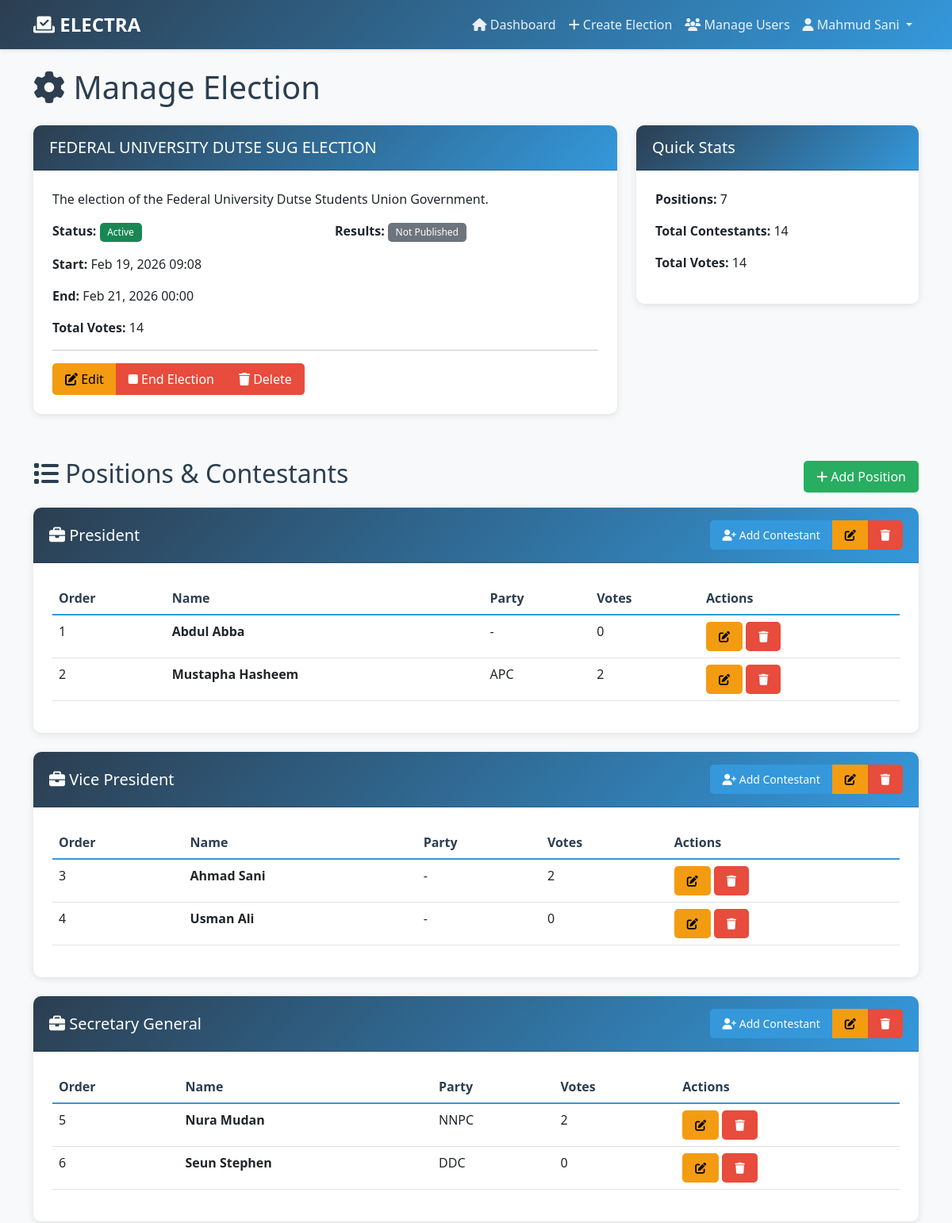
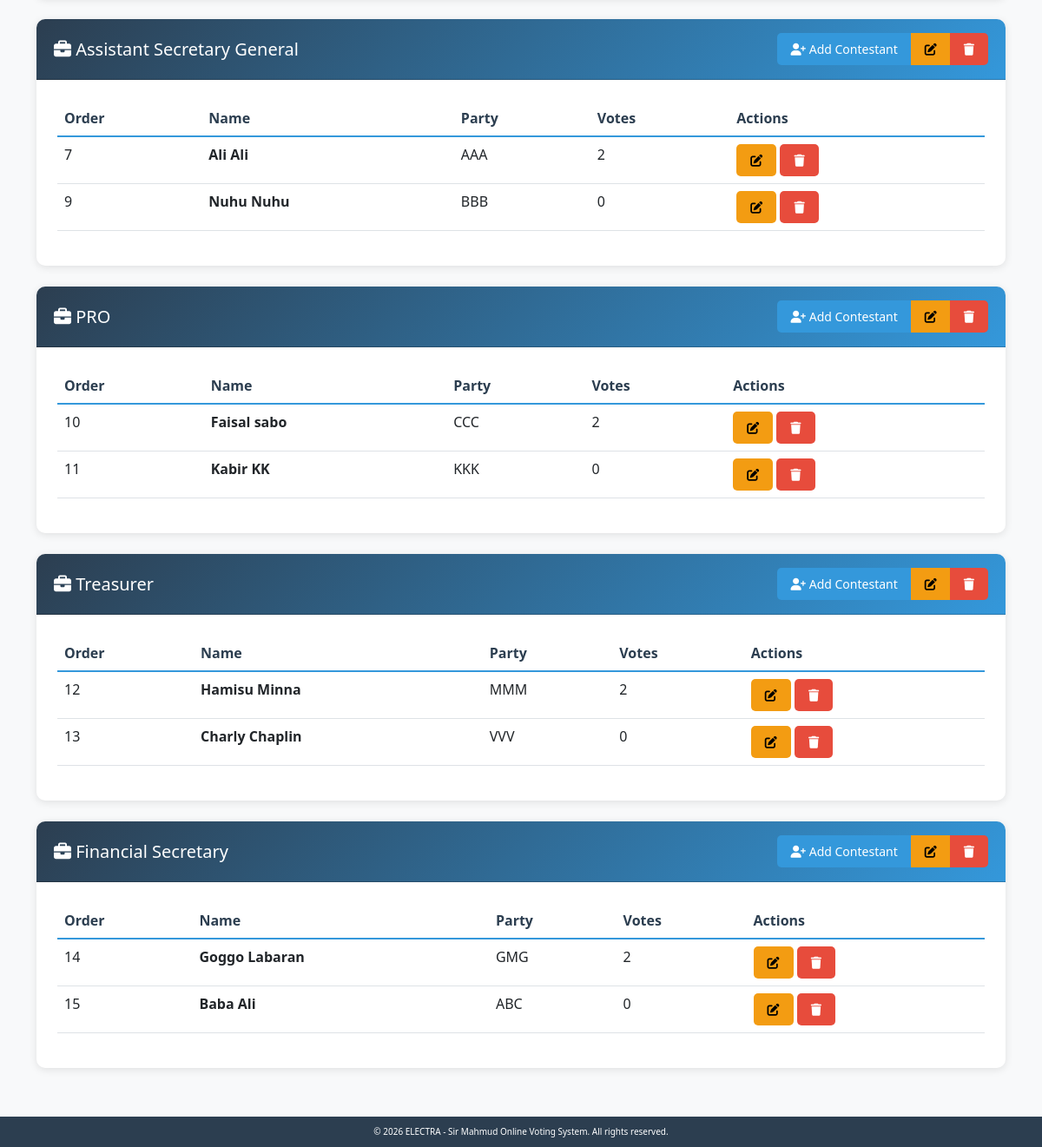
The app's page /elections/4/ (signed in) with its own data (2 pictures, top to bottom).
### accounts/models.py (models this page shows, shortened)
class User(AbstractBaseUser, PermissionsMixin):
    ROLE_CHOICES = [
        ('voter', 'Voter'),
        ('admin', 'Admin'),
        ('super_admin', 'Super Admin'),
    ]
    email = models.EmailField(unique=True, max_length=255)
    voter_id = models.CharField(max_length=50, unique=True, db_index=True)
    first_name = models.CharField(max_length=100)
    last_name = models.CharField(max_length=100)
    role = models.CharField(max_length=20, choices=ROLE_CHOICES, default='voter')
    is_active = models.BooleanField(default=True)
    is_staff = models.BooleanField(default=False)
    date_joined = models.DateTimeField(auto_now_add=True)
    objects = UserManager()
    USERNAME_FIELD = 'email'
    REQUIRED_FIELDS = ['voter_id', 'first_name', 'last_name']
    class Meta:
        verbose_name = 'User'
        verbose_name_plural = 'Users'
        ordering = ['-date_joined']
    def get_full_name(self):
        return f"{self.first_name} {self.last_name}"
    def is_super_admin(self):
        return self.role == 'super_admin'

### elections/models.py (models this page shows, shortened)
class Election(models.Model):
    visible_to_voters = models.BooleanField(default=False)
    STATUS_CHOICES = [
        ('upcoming', 'Upcoming'),
        ('active', 'Active'),
        ('ended', 'Ended'),
    ]
    title = models.CharField(max_length=200)
    description = models.TextField()
    start_date = models.DateTimeField()
    end_date = models.DateTimeField()
    status = models.CharField(
        max_length=20,
        choices=STATUS_CHOICES,
        default='upcoming'
    )
    results_published = models.BooleanField(default=False)
    created_by = models.ForeignKey(
        User,
        on_delete=models.SET_NULL,
        null=True,
        related_name='created_elections'
    )
    created_at = models.DateTimeField(auto_now_add=True)
    updated_at = models.DateTimeField(auto_now=True)
    class Meta:
        verbose_name = 'Election'
        verbose_name_plural = 'Elections'
        ordering = ['-created_at']
    def get_total_votes(self):
        return self.votes.count()

### contestants/models.py (models this page shows, shortened)
class Position(models.Model):
    election = models.ForeignKey(
        Election,
        on_delete=models.CASCADE,
        related_name='positions'
    )
    title = models.CharField(max_length=200)
    description = models.TextField(blank=True)
    order = models.PositiveIntegerField(default=0)
    created_at = models.DateTimeField(auto_now_add=True)
    class Meta:
        verbose_name = 'Position'
        verbose_name_plural = 'Positions'
        ordering = ['election', 'order', 'title']
        unique_together = [['election', 'title']]

class Contestant(models.Model):
    election = models.ForeignKey(
        Election,
        on_delete=models.CASCADE,
        related_name='contestants'
    )
    position = models.ForeignKey(
        Position,
        on_delete=models.CASCADE,
        related_name='contestants',
        null=True,
        blank=True
    )
    name = models.CharField(max_length=200)
    party = models.CharField(max_length=100, blank=True)
    bio = models.TextField(blank=True)
    photo = models.ImageField(upload_to='contestants/', blank=True, null=True)
    order = models.PositiveIntegerField(default=0)
    created_at = models.DateTimeField(auto_now_add=True)
    class Meta:
        verbose_name = 'Contestant'
        verbose_name_plural = 'Contestants'
        ordering = ['election', 'position', 'order', 'name']
        unique_together = [['election', 'position', 'name']]
    def get_vote_count(self):
        return self.votes.count()

### elections/views.py (the view)
# urls.py: path('<int:pk>/', views.manage_election, name='manage_election'),
@login_required
@super_admin_required
def manage_election(request, pk):
    election = get_object_or_404(Election, pk=pk)
    positions = election.positions.prefetch_related('contestants').all()
    context = {
        'election': election,
        'positions': positions,
    }
    return render(request, 'elections/manage_election.html', context)

### templates/elections/manage_election.html (shortened to what this page needs)
{% extends 'base.html' %}
{% block content %}
<div class="row">
    <div class="col-12">
        <h1 class="mb-4">
            <i class="fas fa-cog"></i> Manage Election
        </h1>
    </div>
</div>
<div class="row">
    <div class="col-md-8">
        <div class="card mb-4">
            <div class="card-header">
                <h5 class="mb-0">{{ election.title }}</h5>
            </div>
            <div class="card-body">
                <p>{{ election.description }}</p>
                <div class="row">
                    <div class="col-md-6">
                        <p>
                            <strong>Status:</strong>
                            {% if election.status == 'active' %}
                                <span class="badge bg-success">Active</span>
                            {% elif election.status == 'upcoming' %}
                                <span class="badge bg-warning text-dark">Upcoming</span>
                            {% else %}
                                <span class="badge bg-secondary">Ended</span>
                            {% endif %}
                        </p>
                    </div>
                    <div class="col-md-6">
                        <p>
                            <strong>Results:</strong>
                            {% if election.results_published %}
                                <span class="badge bg-info">Published</span>
                            {% else %}
                                <span class="badge bg-secondary">Not Published</span>
                            {% endif %}
                        </p>
                    </div>
                </div>
                <p><strong>Start:</strong> {{ election.start_date|date:"M d, Y H:i" }}</p>
                <p><strong>End:</strong> {{ election.end_date|date:"M d, Y H:i" }}</p>
                <p><strong>Total Votes:</strong> {{ election.get_total_votes }}</p>
                <hr>
                <div class="btn-group">
                    <a href="{% url 'elections:edit_election' election.id %}" class="btn btn-warning">
                        <i class="fas fa-edit"></i> Edit
                    </a>
                    {% if election.status == 'upcoming' %}
                        <a href="{% url 'elections:start_election' election.id %}"
                           class="btn btn-success"
                           onclick="return confirm('Start this election?')">
                            <i class="fas fa-play"></i> Start Election
                        </a>
                    {% elif election.status == 'active' %}
                        <a href="{% url 'elections:end_election' election.id %}"
                           class="btn btn-danger"
                           onclick="return confirm('End this election?')">
                            <i class="fas fa-stop"></i> End Election
                        </a>
                    {% elif election.status == 'ended' and not election.results_published %}
                        <a href="{% url 'elections:publish_results' election.id %}"
                           class="btn btn-info"
                           onclick="return confirm('Publish results for all users?')">
                            <i class="fas fa-chart-bar"></i> Publish Results
                        </a>
                    {% endif %}
                    <a href="{% url 'elections:delete_election' election.id %}" class="btn btn-danger">
                        <i class="fas fa-trash"></i> Delete
                    </a>
                </div>
            </div>
        </div>
    </div>
    <div class="col-md-4">
        <div class="card">
            <div class="card-header">
                <h5 class="mb-0">Quick Stats</h5>
            </div>
            <div class="card-body">
                <p><strong>Positions:</strong> {{ positions.count }}</p>
                <p>
                    <strong>Total Contestants:</strong>
                    {{ election.contestants.count }}
                </p>
                <p><strong>Total Votes:</strong> {{ election.get_total_votes }}</p>
            </div>
        </div>
    </div>
</div>
<div class="row section-spacing">
    <div class="col-12">
        <div class="d-flex justify-content-between align-items-center mb-3">
            <h2><i class="fas fa-list"></i> Positions & Contestants</h2>
            <a href="{% url 'contestants:add_position' election.id %}"
               class="btn btn-success">
                <i class="fas fa-plus"></i> Add Position
            </a>
        </div>
        {% if positions %}
            {% for position in positions %}
            <div class="card mb-4">
                <div class="card-header d-flex justify-content-between align-items-center">
                    <div>
                        <h5 class="mb-0">
                            <i class="fas fa-briefcase"></i> {{ position.title }}
                        </h5>
                    </div>
                    <div class="btn-group btn-group-sm">
                        <a href="{% url 'contestants:add_contestant' election.id %}?position={{ position.id }}"
                           class="btn btn-primary">
                            <i class="fas fa-user-plus"></i> Add Contestant
                        </a>
                        <a href="{% url 'contestants:edit_position' position.id %}"
                           class="btn btn-warning">
                            <i class="fas fa-edit"></i>
                        </a>
                        <a href="{% url 'contestants:delete_position' position.id %}"
                           class="btn btn-danger">
                            <i class="fas fa-trash"></i>
                        </a>
                    </div>
                </div>
                <div class="card-body">
                    {% if position.contestants.all %}
                    <div class="table-responsive">
                        <table class="table table-hover">
                            <thead>
                                <tr>
                                    <th>Order</th>
                                    <th>Name</th>
                                    <th>Party</th>
                                    <th>Votes</th>
                                    <th>Actions</th>
                                </tr>
                            </thead>
                            <tbody>
                                {% for contestant in position.contestants.all %}
                                <tr>
                                    <td>{{ contestant.order }}</td>
                                    <td><strong>{{ contestant.name }}</strong></td>
                                    <td>{{ contestant.party|default:"-" }}</td>
                                    <td>{{ contestant.get_vote_count }}</td>
                                    <td>
                                        <a href="{% url 'contestants:edit_contestant' contestant.id %}"
                                           class="btn btn-sm btn-warning">
                                            <i class="fas fa-edit"></i>
                                        </a>
                                        <a href="{% url 'contestants:delete_contestant' contestant.id %}"
                                           class="btn btn-sm btn-danger">
                                            <i class="fas fa-trash"></i>
                                        </a>
                                    </td>
                                </tr>
                                {% endfor %}
                            </tbody>
                        </table>
                    </div>
                    {% endif %}
                </div>
            </div>
            {% endfor %}
        {% endif %}
    </div>
</div>
{% endblock %}

### templates/base.html (shortened to what this page needs)
{% load static %}
<!DOCTYPE html>
<html lang="en">
<head>
    <link href="https://cdn.jsdelivr.net/npm/bootstrap@5.3.0/dist/css/bootstrap.min.css" rel="stylesheet">
    <link rel="stylesheet" href="https://cdnjs.cloudflare.com/ajax/libs/font-awesome/6.4.0/css/all.min.css">
    <link rel="stylesheet" href="{% static 'css/style.css' %}">
</head>
<body>
    <nav class="navbar navbar-expand-lg navbar-dark">
        <div class="container">
            <a class="navbar-brand" href="{% url 'home' %}">
                <i class="fas fa-vote-yea"></i> ELECTRA
            </a>
            <div class="collapse navbar-collapse" id="navbarNav">
                <ul class="navbar-nav ms-auto">
                    {% if user.is_authenticated %}
                        <li class="nav-item">
                            <a class="nav-link" href="{% url 'home' %}">
                                <i class="fas fa-home"></i> Dashboard
                            </a>
                        </li>
                        {% if user.is_super_admin %}
                        <li class="nav-item">
                            <a class="nav-link" href="{% url 'elections:create_election' %}">
                                <i class="fas fa-plus"></i> Create Election
                            </a>
                        </li>
                        <li class="nav-item">
                            <a class="nav-link" href="{% url 'voters:manage_users' %}">
                                <i class="fas fa-users"></i> Manage Users
                            </a>
                        </li>
                        {% endif %}
                        <li class="nav-item dropdown">
                            <a class="nav-link dropdown-toggle" href="#" id="navbarDropdown" role="button"
                               data-bs-toggle="dropdown" aria-expanded="false">
                                <i class="fas fa-user"></i> {{ user.get_full_name }}
                            </a>
                        </li>
                    {% endif %}
                </ul>
            </div>
        </div>
    </nav>
    <main class="container my-4">
        {% block content %}{% endblock %}
    </main>
    <footer class="footer mt-auto">
        <div class="container">
            <p class="mb-0">
                &copy; 2026 ELECTRA - Sir Mahmud Online Voting System. All rights reserved.
            </p>
        </div>
    </footer>
</body>
</html>

### static/css/style.css (style rules this page uses)
:root { --primary-color: #2c3e50; --secondary-color: #3498db; --success-color: #27ae60; --danger-color: #e74c3c; --warning-color: #f39c12; --info-color: #3498db; --light-bg: #f8f9fa; --white: #ffffff; --dark-text: #2c3e50; --muted-text: #6c757d; }
body { font-family: 'Segoe UI', Tahoma, Geneva, Verdana, sans-serif; background-color: var(--light-bg); color: var(--dark-text); }
.navbar { background: linear-gradient(135deg, var(--primary-color), var(--secondary-color)); box-shadow: 0 2px 4px rgba(0, 0, 0, 0.1); }
.navbar-brand { font-weight: 600; font-size: 1.5rem; color: var(--white) !important; }
.navbar-dark .navbar-nav .nav-link { color: rgba(255, 255, 255, 0.9); transition: color 0.3s ease; }
.card { border: none; border-radius: 10px; box-shadow: 0 2px 10px rgba(0, 0, 0, 0.1); margin-bottom: 20px; transition: transform 0.3s ease, box-shadow 0.3s ease; }
.card-header { background: linear-gradient(135deg, var(--primary-color), var(--secondary-color)); color: var(--white); border-radius: 10px 10px 0 0 !important; font-weight: 600; padding: 1rem 1.25rem; }
.card-body { padding: 1.5rem; }
.btn { border-radius: 5px; padding: 0.5rem 1rem; font-weight: 500; transition: all 0.3s ease; }
.btn-primary { background: var(--secondary-color); border: none; }
.btn-success { background: var(--success-color); border: none; }
.btn-danger { background: var(--danger-color); border: none; }
.btn-warning { background: var(--warning-color); border: none; }
.badge { padding: 0.5em 0.8em; font-weight: 500; border-radius: 5px; }
.table { background: var(--white); }
.table thead th { border-bottom: 2px solid var(--secondary-color); font-weight: 600; color: var(--primary-color); }
.table-responsive { border-radius: 8px; overflow: hidden; }
.footer { margin-top: 20px; padding: 10px 0; background-color: var(--primary-color); color: var(--white); text-align: center; font-size: 10px; }
.footer p { margin: 0; }
.section-spacing { margin-top: 2rem; margin-bottom: 2rem; }

### records on screen
User: get_full_name "Mahmud Sani"
Election: title "FEDERAL UNIVERSITY DUTSE SUG ELECTION", description "The election of the Federal University Dutse Students Union Government.", start_date "Feb 19, 2026 09:08", end_date "Feb 21, 2026 00:00", get_total_votes "14", contestants.count "14"
Position: title "President"
Contestant: order "1", name "Abdul Abba", party "-", get_vote_count "0"
Contestant: order "2", name "Mustapha Hasheem", party "APC", get_vote_count "2"
Position: title "Vice President"
Contestant: order "3", name "Ahmad Sani", party "-", get_vote_count "2"
Contestant: order "4", name "Usman Ali", party "-", get_vote_count "0"
Position: title "Secretary General"
Contestant: order "5", name "Nura Mudan", party "NNPC", get_vote_count "2"
Contestant: order "6", name "Seun Stephen", party "DDC", get_vote_count "0"
Position: title "Assistant Secretary General"
Contestant: order "7", name "Ali Ali", party "AAA", get_vote_count "2"
Contestant: order "9", name "Nuhu Nuhu", party "BBB", get_vote_count "0"
Position: title "PRO"
Contestant: order "10", name "Faisal sabo", party "CCC", get_vote_count "2"
Contestant: order "11", name "Kabir KK", party "KKK", get_vote_count "0"
Position: title "Treasurer"
Contestant: order "12", name "Hamisu Minna", party "MMM", get_vote_count "2"
Contestant: order "13", name "Charly Chaplin", party "VVV", get_vote_count "0"
Position: title "Financial Secretary"
Contestant: order "14", name "Goggo Labaran", party "GMG", get_vote_count "2"
Contestant: order "15", name "Baba Ali", party "ABC", get_vote_count "0"

### other values on screen
{{ positions.count }} "7"
